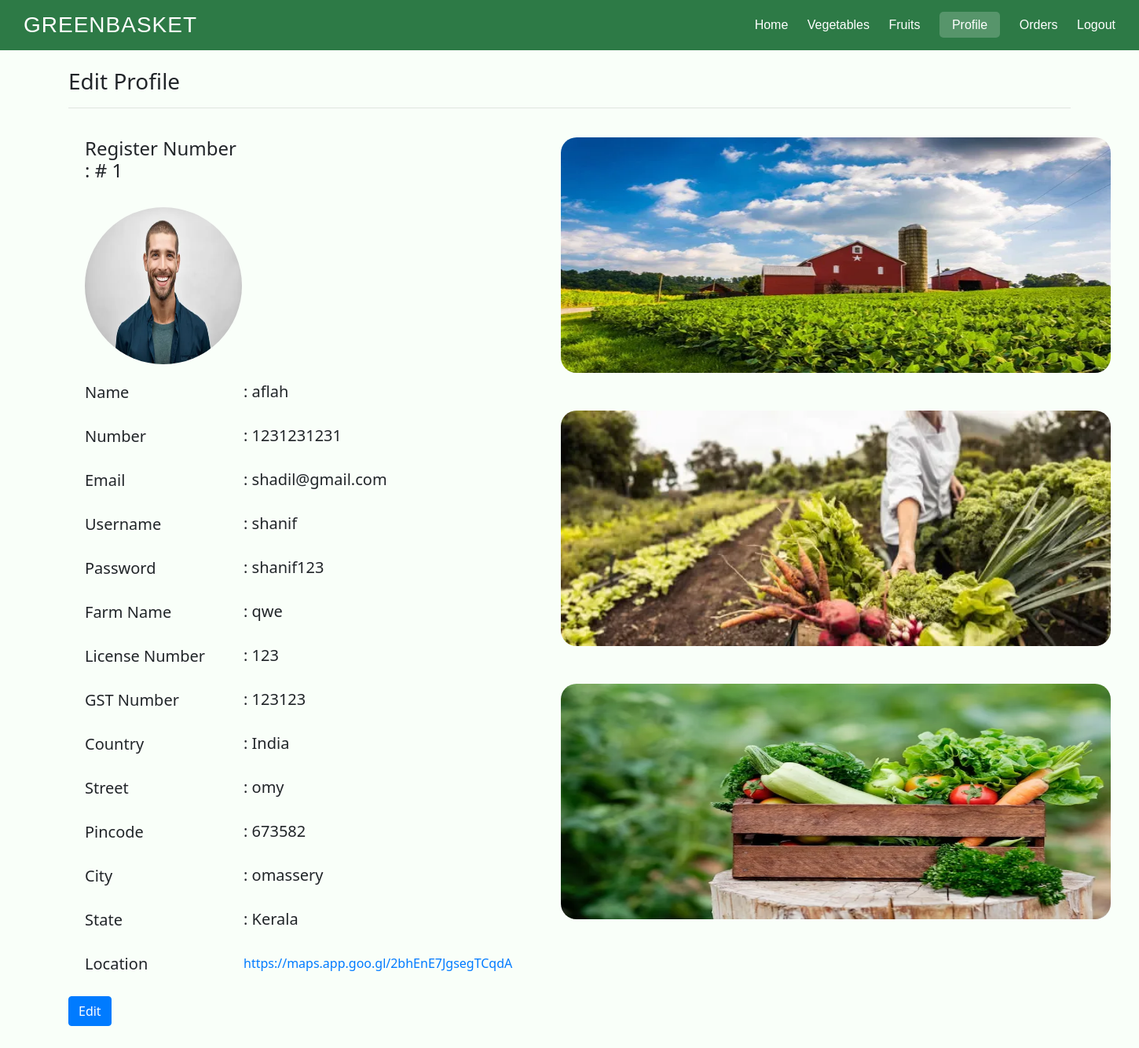
/sprofile/ (signed in), run on the app's committed database.
### home/models.py (models this page shows)
class Seller(models.Model):
    COUNTRY_CHOICES = [
        ('India', 'India'),
    ]
    STATE_CHOICES = [
        ('AN', 'Andaman and Nicobar Islands'),
        ('AP', 'Andhra Pradesh'),
        ('AR', 'Arunachal Pradesh'),
        ('AS', 'Assam'),
        ('BR', 'Bihar'),
        ('CH', 'Chandigarh'),
        ('CG', 'Chhattisgarh'),
        ('DL', 'Delhi'),
        ('GA', 'Goa'),
        ('GJ', 'Gujarat'),
        ('HR', 'Haryana'),
        ('HP', 'Himachal Pradesh'),
        ('JH', 'Jharkhand'),
        ('JK', 'Jammu and Kashmir'),
        ('KA', 'Karnataka'),
        ('Kerala', 'Kerala'),
        ('LA', 'Ladakh'),
        ('LD', 'Lakshadweep'),
        ('MP', 'Madhya Pradesh'),
        ('MH', 'Maharashtra'),
        ('MN', 'Manipur'),
        ('ML', 'Meghalaya'),
        ('MZ', 'Mizoram'),
        ('NL', 'Nagaland'),
        ('OD', 'Odisha'),
        ('PB', 'Punjab'),
        ('PY', 'Puducherry'),
        ('RJ', 'Rajasthan'),
        ('SK', 'Sikkim'),
        ('TN', 'Tamil Nadu'),
        ('TS', 'Telangana'),
        ('TR', 'Tripura'),
        ('UP', 'Uttar Pradesh'),
        ('UK', 'Uttarakhand'),
        ('WB', 'West Bengal'),
    ]
    image = models.ImageField(upload_to='users')
    name = models.CharField(max_length=200)
    number = models.IntegerField()
    email = models.EmailField(unique=True)
    country = models.CharField(max_length=200,choices=COUNTRY_CHOICES,default='India')
    shop_name = models.CharField(max_length=200)
    street = models.CharField(max_length=200)
    pincode = models.IntegerField()
    city = models.CharField(max_length=200)
    state = models.CharField(max_length=50, choices=STATE_CHOICES, default='Kerala')
    image1 = models.ImageField(upload_to='users')
    image2 = models.ImageField(upload_to='users')
    image3 = models.ImageField(upload_to='users')
    licens = models.IntegerField(max_length=200)
    GST_Number = models.IntegerField(max_length=200)
    username = models.CharField()
    password = models.CharField()
    location = models.CharField(max_length=200)

### home/views.py (the view)
# urls.py: path('sprofile/',sprofilefn),
def sprofilefn(request):
    try:
        user_id = request.session.get('user_id')
        sp = Seller.objects.get(id=user_id)
        return render(request,'sprofile.html',{'sp':sp})
    except:
        return redirect('/login/')

### home/templates/sprofile.html (shortened to what this page needs)
{% load static %}
<!DOCTYPE html>
<html>
<head>
    <link rel="stylesheet" href="https://cdn.jsdelivr.net/npm/bootstrap@4.1.3/dist/css/bootstrap.min.css">
    <link rel="stylesheet" href="{% static 'css/style.css' %}">
</head>
<body>
    <div class="main">
        <div class="header">
            <h1>GREENBASKET</h1>
            <div class="nav-links">
            <a  href="/shome/">Home</a>
            <a  href="/sveg/">Vegetables</a>
            <a  href="/sfruit/">Fruits</a>
            <a class="bc" href="/sprofile/">Profile</a>
            <a  href="/s_orders/">Orders</a>
            <a  href="/">Logout</a>
            </div>
        </div>
        <div class="div2">
            <h3>Edit Profile</h3>
            <hr>
            <div class="padjust">
                <div class="p">
                    <div class="profile">
                        <h4>Register Number : # {{sp.id}}</h4><br>
                        <img class="pi" src="{{ sp.image.url }}" alt="image"><br><br>
                        <h5>Name</h5><br>
                        <h5>Number</h5><br>
                        <h5>Email</h5><br>
                        <h5>Username</h5><br>
                        <h5>Password</h5><br>
                        <h5>Farm Name</h5><br>
                        <h5>License Number</h5><br>
                        <h5>GST Number</h5><br>
                        <h5>Country</h5><br>
                        <h5>Street</h5><br>
                        <h5>Pincode</h5><br>
                        <h5>City</h5><br>
                        <h5>State</h5><br>
                        <h5>Location</h5>
                    </div>
                    <div class="profile">
                        <div class="adjust"></div><br><br><br>
                        <h5>: {{sp.name}}</h5><br>
                        <h5>: {{sp.number}}</h5><br>
                        <h5>: {{sp.email}}</h5><br>
                        <h5>: {{sp.username}}</h5><br>
                        <h5>: {{sp.password}}</h5><br>
                        <h5>: {{sp.shop_name}}</h5><br>
                        <h5>: {{sp.licens}}</h5><br>
                        <h5>: {{sp.GST_Number}}</h5><br>
                        <h5>: {{sp.country}}</h5><br>
                        <h5>: {{sp.street}}</h5><br>
                        <h5>: {{sp.pincode}}</h5><br>
                        <h5>: {{sp.city}}</h5><br>
                        <h5>: {{sp.state}}</h5><br>
                        <a href="{{ sp.location }}" target="_blank">{{ sp.location }}</a>
                    </div>
                </div>
                <div class="p">
                    <div class="cprofileres profile">
                        <img class="pii" src="{{ sp.image1.url }}" alt="image"><br><br><br>
                        <img class="pii" src="{{ sp.image2.url }}" alt="image"><br><br><br>
                        <img class="pii" src="{{ sp.image3.url }}" alt="image"><br><br><br>
                    </div>
                </div>
            </div>
            <a href="/spe/" class="btn btn-primary">Edit</a>
        </div>
    </div>
</body>
</html>

### home/static/css/style.css (style rules this page uses)
* { margin: 0; padding: 0; box-sizing: border-box; }
.div2 { width: 100%; height: auto; padding: 6%; margin-bottom: -6%; background-color: rgb(249, 255, 249); }
.profile { width: auto; height: auto; padding: 1px; }
.pi { width: 200px; height: 200px; border-radius: 100px; }
.p { display: flex; padding: 20px; width: auto; height: auto; }
.adjust { height: 240px; }
.pii { width: 700px; height: 300px; border-radius: 20px; margin-left: 20px; margin-right: 20px; }
.padjust { display: flex; justify-content: space-between; }
body { background-color: #f8f9fa; font-family: "Segoe UI", sans-serif; }
.header { background-color: #2d7a46; font-family: 'Gill Sans', 'Gill Sans MT', Calibri, 'Trebuchet MS', sans-serif; position: fixed; width: 100% ; z-index: 10; top: 0; padding: 15px 30px; display: flex; align-items: center; justify-content: space-between; color: white; }
.header h1 { margin: 0; font-size: 28px; letter-spacing: 1px; }
.header .nav-links a { color: white; margin-left: 20px; text-decoration: none; font-weight: 500; }
.bc { background-color: #ffffff33; padding: 8px 16px; border-radius: 5px; }

### data on the page
Seller: id "1", image (picture), name "aflah", number "1231231231", email "shadil@gmail.com", username "shanif", password "shanif123", shop_name "qwe", licens "123", GST_Number "123123", country "India", street "omy", pincode "673582", city "omassery", state "Kerala", location "https://maps.app.goo.gl/2bhEnE7JgsegTCqdA", image1 (picture), image2 (picture), image3 (picture)
